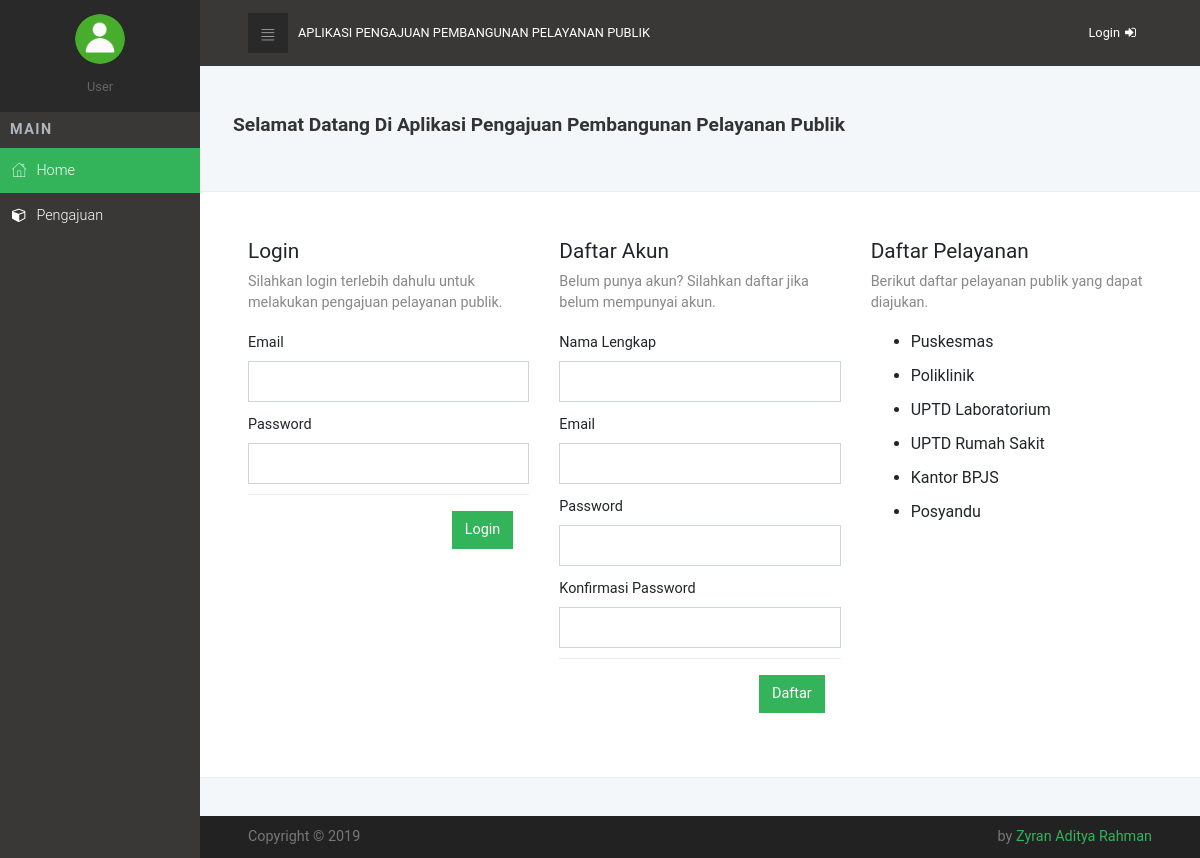
The page / on the database its author committed.
### tables this page shows
CREATE TABLE `tb_kriteria` (
  `id` int(11) NOT NULL AUTO_INCREMENT,
  `kode_kriteria` varchar(4) DEFAULT NULL,
  `kriteria` varchar(100) DEFAULT NULL,
  PRIMARY KEY (`id`)
);

### application/controllers/Login.php (called while the page is built, shortened)
<?php
class Login extends CI_Controller {
	public function __construct(){
		$this->load->library('form_validation');
		$this->load->model('model_login');
		$this->load->model('model_user');	}
	public function index()
	{
		$data['data_kriteria']   = $this->model_login->data_kriteria();
		$this->load->view('user/dashboard/index', $data);
	}
}

### index.php (called while the page is built, shortened)
<?php
require_once BASEPATH.'core/CodeIgniter.php';

### application/models/Model_login.php (called while the page is built, shortened)
<?php
class Model_login extends CI_Model{
	public function data_kriteria() {
        $data = $this->db->query('SELECT * From tb_kriteria');
        return $data->result();
    }
}

### application/views/user/dashboard/index.php (the view, shortened to what this page needs)
<!DOCTYPE html>
<html>
  <head>
  </head>
  <body>
    <nav class="side-navbar">
      <div class="side-navbar-wrapper">
        <div class="sidenav-header d-flex align-items-center justify-content-center">
          <div class="sidenav-header-inner text-center"><img src="<?php echo base_url()?>assets/img/user.png" alt="person" class="img-fluid rounded-circle">
            <h2 class="h5"><?php echo $this->session->nama ?></h2><span>User</span>
          </div>
        </div>
        <div class="main-menu">
          <h5 class="sidenav-heading">Main</h5>
          <ul id="side-main-menu" class="side-menu list-unstyled">
            <li class="active"><a href="<?php echo base_url()?>user/dashboard"> <i class="icon-home"></i>Home</a></li>
            <li><a href="<?php echo base_url()?>user/pengajuan"> <i class="fa fa-cube"></i>Pengajuan</a></li>
          </ul>
        </div>
      </div>
    </nav>
    <div class="page">
      <header class="header">
        <nav class="navbar">
          <div class="container-fluid">
            <div class="navbar-holder d-flex align-items-center justify-content-between">
              <div class="navbar-header"><a id="toggle-btn" href="<?php echo base_url()?>assets/#" class="menu-btn"><i class="icon-bars"> </i></a><a href="<?php echo base_url()?>assets/index.html" class="navbar-brand">
                  <div class="brand-text d-none d-md-inline-block"><span>Aplikasi Pengajuan Pembangunan Pelayanan Publik</span></div></a></div>
              <ul class="nav-menu list-unstyled d-flex flex-md-row align-items-md-center">
                <li class="nav-item"><a href="" class="nav-link logout" data-toggle="modal" data-target="#login"> <span class="d-none d-sm-inline-block">Login</span><i class="fa fa-sign-in"></i></a></li>
              </ul>
            </div>
          </div>
        </nav>
      </header>
      <section class="dashboard-counts section-padding">
        <div class="container-fluid">
          <div class="row">
            <div>
              <h3 style="text-align: center;">Selamat Datang Di Aplikasi Pengajuan Pembangunan Pelayanan Publik</h3>
            </div>
          </div>
        </div>
      </section>
      <section class="dashboard-header section-padding">
        <div class="container-fluid">
          <div class="row d-flex align-items-md-stretch">
            <div class="col-lg-4 col-md-4">
              <div class="card project-progress">
                <h2 class="display h4">Login</h2>
                <p> Silahkan login terlebih dahulu untuk melakukan pengajuan pelayanan publik.</p>
                <div class="">
                    <form action="<?php echo base_url()?>login/cek_login_user" method="post">
                        <div class="form-group">
                          <label>Email</label>
                          <input type="text" name="email" class="form-control">
                        </div>
                        <div class="form-group">
                          <label>Password</label>
                          <input type="password" name="password" class="form-control">
                        </div>
                        <div class="modal-footer">
                          <button type="submit" class="btn btn-primary">Login</button>
                        </div>
                    </form>
                </div>
              </div>
            </div>
            <div class="col-lg-4 col-md-4 flex-lg-last flex-md-first align-self-baseline">
              <div class="card sales-report">
                <h2 class="display h4">Daftar Akun</h2>
                <p> Belum punya akun? Silahkan daftar jika belum mempunyai akun.</p>
                <div class="line-chart">
                    <form action="<?php echo base_url()?>login/proses_daftar" method="post">
                        <div class="form-group">
                          <label>Nama Lengkap</label>
                          <input type="text" name="nama" class="form-control" value="<?php echo set_value('nama'); ?>">
                        </div>
                        <div class="form-group">
                          <label>Email</label>
                          <input type="text" name="email" class="form-control" value="<?php echo set_value('email'); ?>">
                        </div>
                        <div class="form-group">
                          <label>Password</label>
                          <input type="password" name="password" class="form-control">
                        </div>
                        <div class="form-group">
                          <label>Konfirmasi Password</label>
                          <input type="password" name="konf_password" class="form-control">
                        </div>
                        <div class="modal-footer">
                          <button type="submit" class="btn btn-primary">Daftar</button>
                        </div>
                    </form>
                </div>
              </div>
            </div>
            <div class="col-lg-4 col-md-4">
              <div class="card project-progress">
                <h2 class="display h4">Daftar Pelayanan</h2>
                <p> Berikut daftar pelayanan publik yang dapat diajukan.</p>
                <div class="">
                    <ul>
                      <?php foreach($data_kriteria as $row) {?>
                      <li><?php echo $row->kriteria ?></li>
                      <?php } ?>
                    </ul>
                </div>
              </div>
            </div>
          </div>
        </div>
      </section>
  </body>
</html>

### rows shown on the page
tb_kriteria: kriteria "Puskesmas"
tb_kriteria: kriteria "Poliklinik"
tb_kriteria: kriteria "UPTD Laboratorium"
tb_kriteria: kriteria "UPTD Rumah Sakit"
tb_kriteria: kriteria "Kantor BPJS"
tb_kriteria: kriteria "Posyandu"
